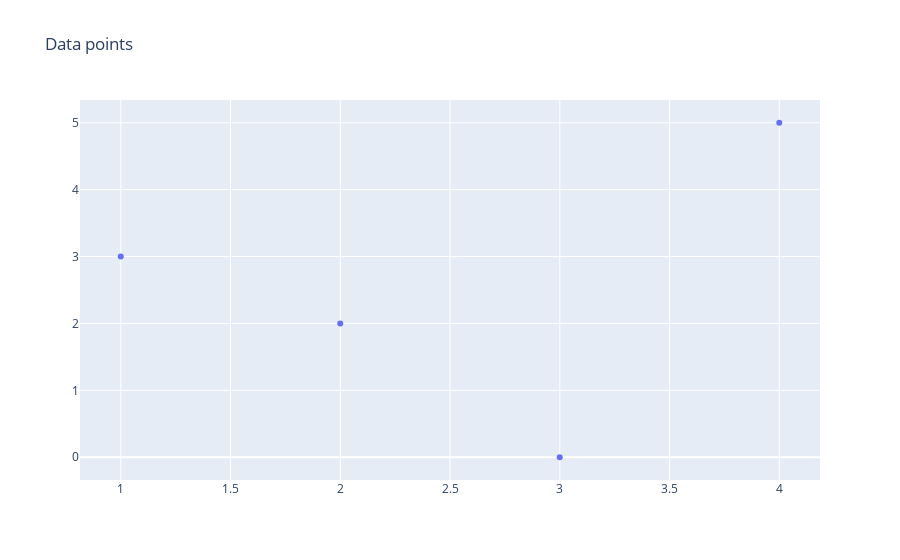
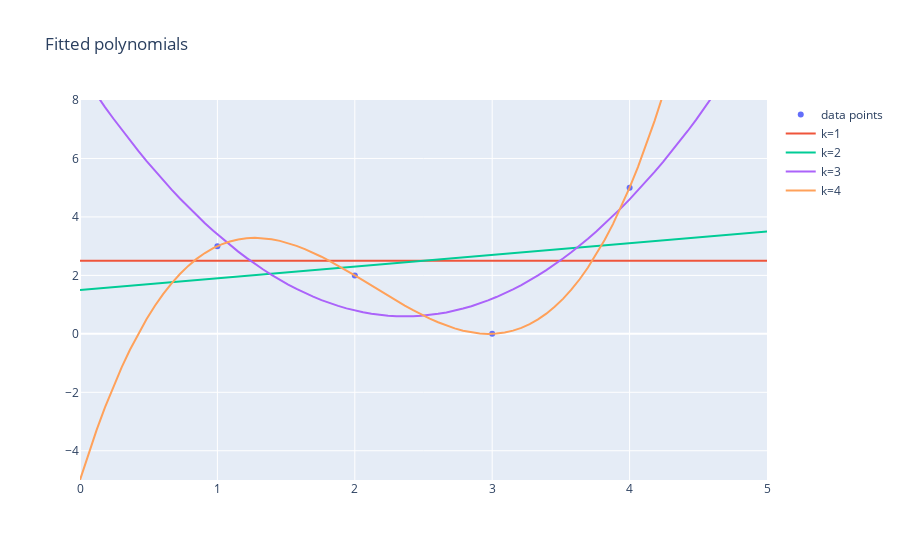
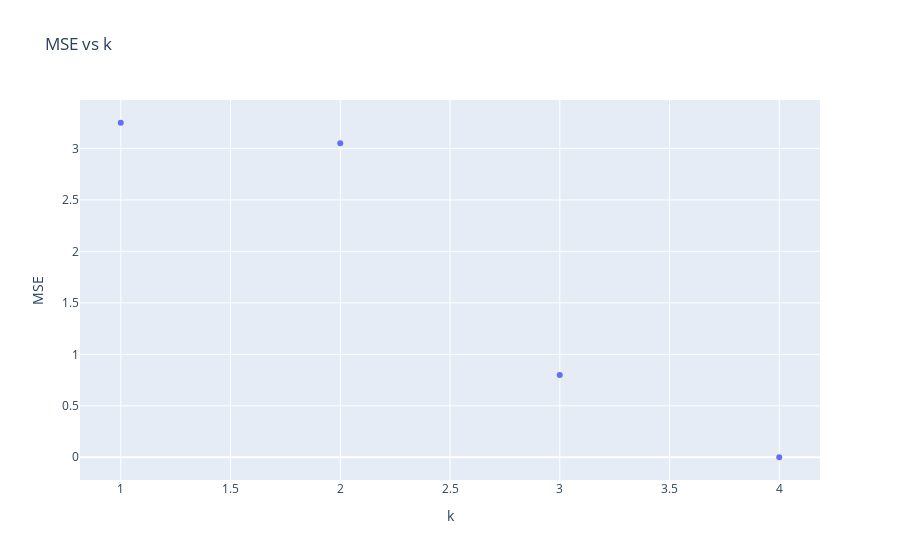

Notebook code cell kept with these figures, in order:
### Markdown cell above
#### a

Plot superimposing the four different curves corresponding to each fit over the four data points.

#### b

Give the equations corresponding to the curves fitted for k = 1, 2, 3.
 
#### c

For each fitted curve k = 1, 2, 3, 4 give the mean square error MSE

### Code cell
org_pts = go.Figure(
    data=go.Scatter(
        x=x[:, 0],
        y=y[:, 0],
        mode="markers",
        hovertemplate="<br>x=%{x}</br>y=%{y}<extra></extra>",
        name="data points",
    )
)

org_pts.update_layout(title="Data points")
org_pts.show()

MSE_k = []

for k in range(1, 5):
    X = make_linear_X_matrix(x, k=k)

    W = np.linalg.pinv(X.T @ X) @ X.T @ y

    pts_x = np.linspace(0, 6, 100, dtype=float).reshape((100, 1))
    pts_X = make_linear_X_matrix(pts_x, k=k)
    pts_y = pts_X @ W

    equation = write_equation(k, W)

    X = make_linear_X_matrix(x, k=k)
    predicted_y = X @ W

    MSE_k.append(calculate_MSE(y, predicted_y))
    print(f"k={k} : ", equation)
    print(f"k={k} : MSE {MSE_k[-1]}")

    org_pts.add_trace(
        go.Scatter(
            x=pts_x[:, 0], y=pts_y[:, 0], name="k=" + str(k), hovertemplate=f"k={k}"
        )
    )


org_pts.update_layout(
    title="Fitted polynomials", yaxis_range=[-5, 8], xaxis_range=[-0, 5]
)

org_pts.show()

MSE_vs_k = go.Figure(
    data=go.Scatter(
        x=np.arange(1, 5, 1),
        y=MSE_k,
        mode="markers",
        hovertemplate="<br>x=%{x}</br>y=%{y}<extra></extra>",
    )
)
MSE_vs_k.update_layout(
    title="MSE vs k",
    xaxis_title="k",
    yaxis_title="MSE",
)
MSE_vs_k.show()
